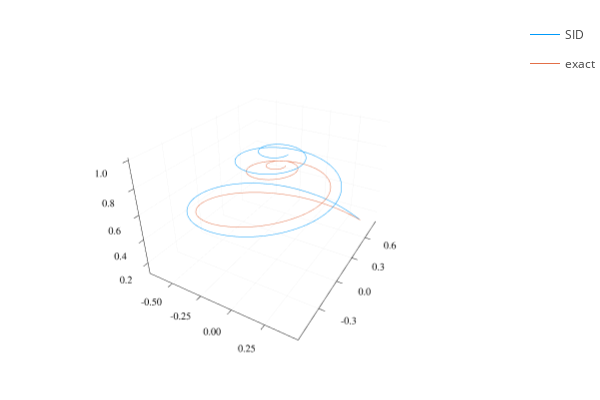

Here is the notebook cell this chart was saved with:
### Code cell
Plots.plotlyjs()
plt = Plots.plot(xyz(bˣₛᵢ), label = "SID")
plt = Plots.plot!(xyz(bˣ), label = "exact")

### Figure 1 — Plotly figure (JSON) as saved in the notebook; plotly's stock layout.template omitted (floating-point values rounded to 4 significant figures; data arrays with more than 128 entries replaced by an {"elided": "..."} marker saying what was removed)
{"data": [{"colorbar": {"title": ""}, "legendgroup": "SID", "line": {"color": "rgba(0, 154, 250, 1.000)", "dash": "solid", "shape": "linear", "width": 1}, "mode": "lines", "name": "SID", "scene": "scene", "showlegend": true, "type": "scatter3d", "x": {"elided": "1409 float values"}, "xaxis": "x", "y": {"elided": "1409 float values"}, "yaxis": "y", "z": {"elided": "1409 float values"}, "zaxis": "z", "zmax": null, "zmin": null}, {"colorbar": {"title": ""}, "legendgroup": "exact", "line": {"color": "rgba(227, 111, 71, 1.000)", "dash": "solid", "shape": "linear", "width": 1}, "mode": "lines", "name": "exact", "scene": "scene", "showlegend": true, "type": "scatter3d", "x": {"elided": "1409 float values"}, "xaxis": "x", "y": {"elided": "1409 float values"}, "yaxis": "y", "z": {"elided": "1409 float values"}, "zaxis": "z", "zmax": null, "zmin": null}], "layout": {"annotations": [], "height": 400, "legend_position": {"bgcolor": "rgba(255, 255, 255, 1.000)", "bordercolor": "rgba(0, 0, 0, 1.000)", "borderwidth": 1, "font": {"color": "rgba(0, 0, 0, 1.000)", "family": "sans-serif", "size": 11}, "title": {"font": {"color": "rgba(0, 0, 0, 1.000)", "family": "sans-serif", "size": 15}, "text": ""}, "tracegroupgap": 0, "traceorder": "normal", "x": 1, "xanchor": "auto", "y": 1, "yanchor": "auto"}, "margin": {"b": 20, "l": 0, "r": 0, "t": 20}, "paper_bgcolor": "rgba(255, 255, 255, 1.000)", "plot_bgcolor": "rgba(255, 255, 255, 1.000)", "scene": {"camera": {"eye": {"x": 1.126, "y": -1.95, "z": 1.3}}, "domain": {"x": [0.06582, 0.9934], "y": [0.03762, 0.9902]}, "xaxis": {"gridcolor": "rgba(0, 0, 0, 0.100)", "gridwidth": 0.5, "linecolor": "rgba(0, 0, 0, 1.000)", "mirror": false, "range": [-0.711, 0.4833], "showgrid": true, "showline": true, "showticklabels": true, "tickangle": 0, "tickcolor": "rgb(0, 0, 0)", "tickfont": {"color": "rgba(0, 0, 0, 1.000)", "family": "sans-serif", "size": 11}, "tickmode": "array", "ticks": "inside", "ticktext": ["-0.50", "-0.25", "0.00", "0.25"], "tickvals": [-0.5, -0.25, 0, 0.25], "title": "", "titlefont": {"color": "rgba(0, 0, 0, 1.000)", "family": "sans-serif", "size": 15}, "type": "-", "visible": true, "zeroline": false, "zerolinecolor": "rgba(0, 0, 0, 1.000)"}, "yaxis": {"gridcolor": "rgba(0, 0, 0, 0.100)", "gridwidth": 0.5, "linecolor": "rgba(0, 0, 0, 1.000)", "mirror": false, "range": [-0.5932, 0.8727], "showgrid": true, "showline": true, "showticklabels": true, "tickangle": 0, "tickcolor": "rgb(0, 0, 0)", "tickfont": {"color": "rgba(0, 0, 0, 1.000)", "family": "sans-serif", "size": 11}, "tickmode": "array", "ticks": "inside", "ticktext": ["-0.3", "0.0", "0.3", "0.6"], "tickvals": [-0.3, 0, 0.3, 0.6], "title": "", "titlefont": {"color": "rgba(0, 0, 0, 1.000)", "family": "sans-serif", "size": 15}, "type": "-", "visible": true, "zeroline": false, "zerolinecolor": "rgba(0, 0, 0, 1.000)"}, "zaxis": {"gridcolor": "rgba(0, 0, 0, 0.100)", "gridwidth": 0.5, "linecolor": "rgba(0, 0, 0, 1.000)", "mirror": false, "range": [0.1034, 1.017], "showgrid": true, "showline": true, "showticklabels": true, "tickangle": 0, "tickcolor": "rgb(0, 0, 0)", "tickfont": {"color": "rgba(0, 0, 0, 1.000)", "family": "sans-serif", "size": 11}, "tickmode": "array", "ticks": "inside", "ticktext": ["0.2", "0.4", "0.6", "0.8", "1.0"], "tickvals": [0.2, 0.4, 0.6, 0.8, 1], "title": "", "titlefont": {"color": "rgba(0, 0, 0, 1.000)", "family": "sans-serif", "size": 15}, "type": "-", "visible": true, "zeroline": false, "zerolinecolor": "rgba(0, 0, 0, 1.000)"}}, "showlegend": true, "width": 600}}
